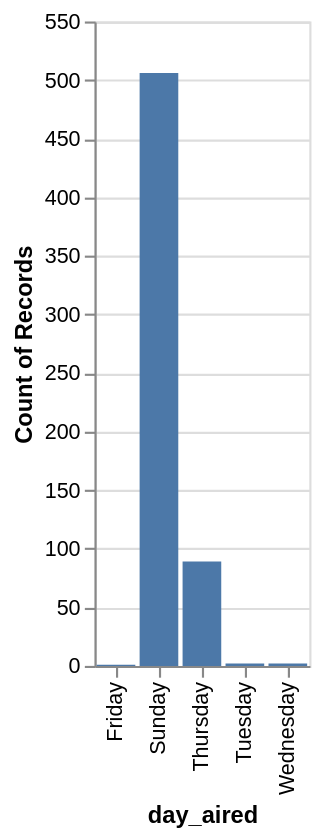

The cell this chart's notebook holds for it:
### Markdown cell above
The outliers are coaused of the decrease in the show's popularity. We'll keep them in the distribution

### Code cell
alt.Chart(df).mark_bar().encode(
    x='day_aired',
    y='count()'
)

### Figure 1 — Vega-Lite specification as saved in the notebook (floating-point values rounded to 4 significant figures; data arrays with more than 128 entries replaced by an {"elided": "..."} marker saying what was removed)
{"config": {"view": {"continuousWidth": 300, "continuousHeight": 300}}, "data": {"name": "data-9edc062a004efa67214457a12f5c221d"}, "mark": {"type": "bar"}, "encoding": {"x": {"field": "day_aired", "type": "nominal"}, "y": {"aggregate": "count", "type": "quantitative"}}, "$schema": "https://vega.github.io/schema/vega-lite/v5.20.1.json", "datasets": {"data-9edc062a004efa67214457a12f5c221d": {"elided": "600 records"}}}
